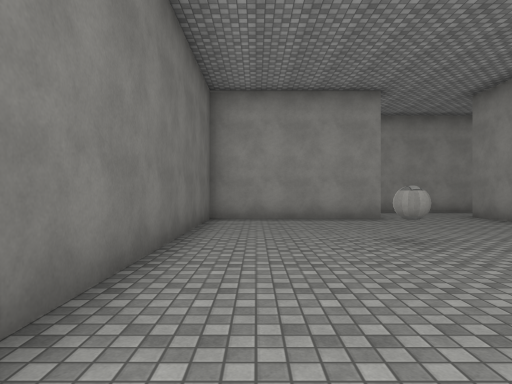
View 1 (above)

17 first-person views from a walk through a Unity game level. The camera is 1.4 m above the floor, looks level and sees 75° across. The floor is counted in squares, 2 m on a side. Each view is taken from the middle of a square. On the plan, view 1 faces up. The plan holds only what a view shows up to about 10 squares ahead; the rest is blank. The place goes on beyond the plan. The player is left out. Surface patterns are stand-ins for the level's own textures.

View 2
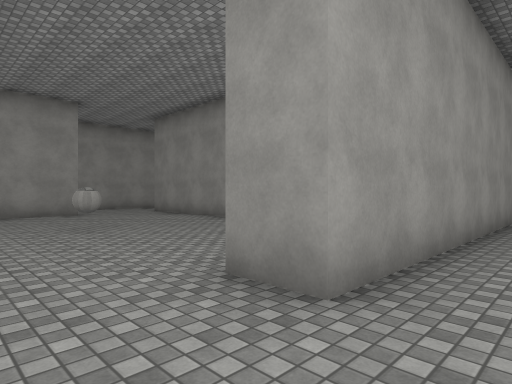

View 3
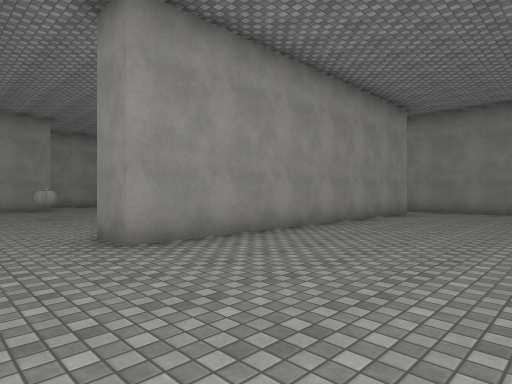

View 4
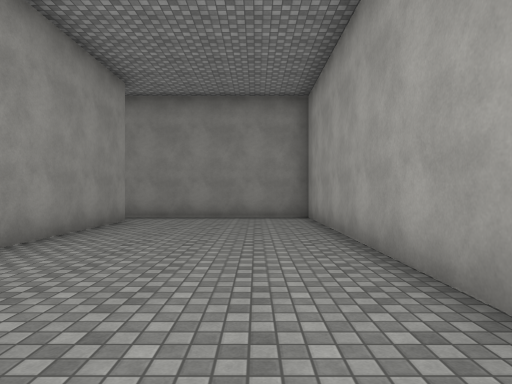

View 5
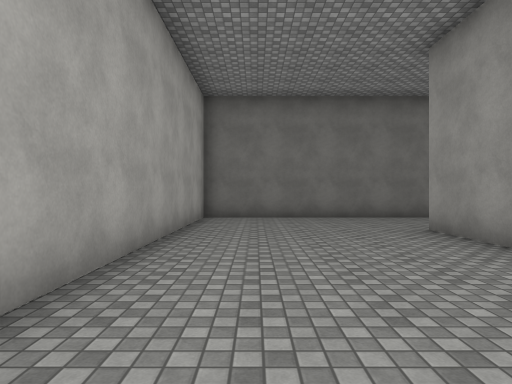

View 6
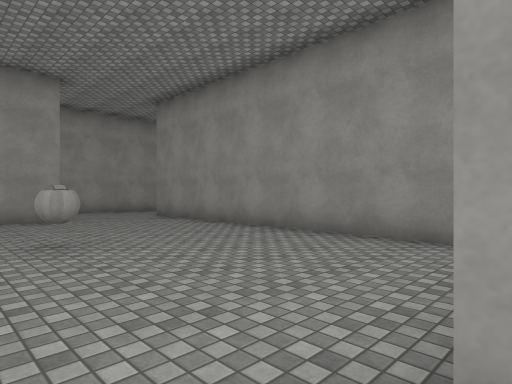

View 7
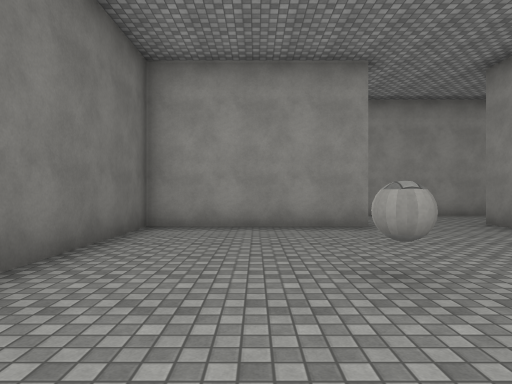

View 8
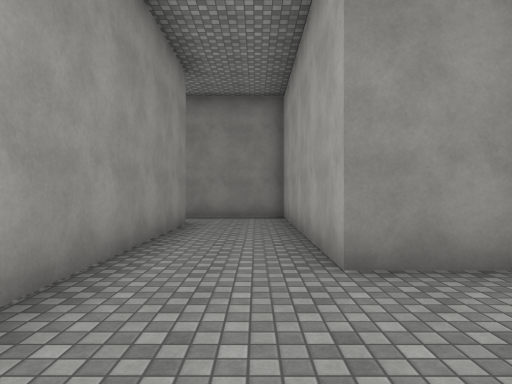

View 9
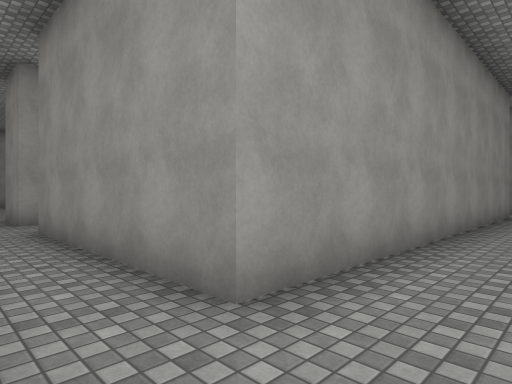

View 10
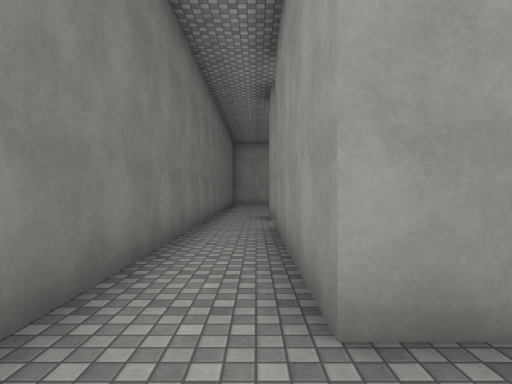

View 11
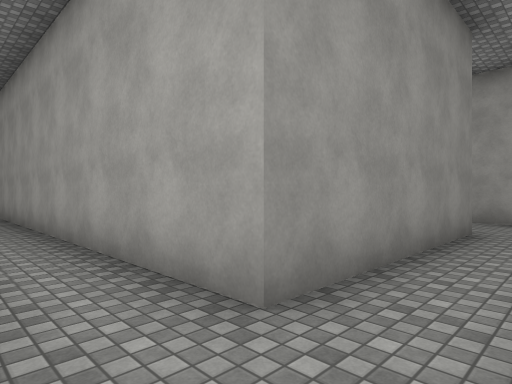

View 12
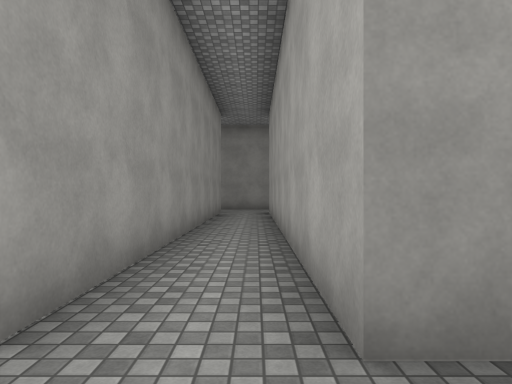

View 13
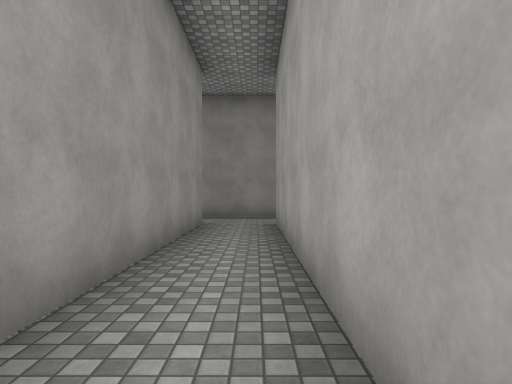

View 14
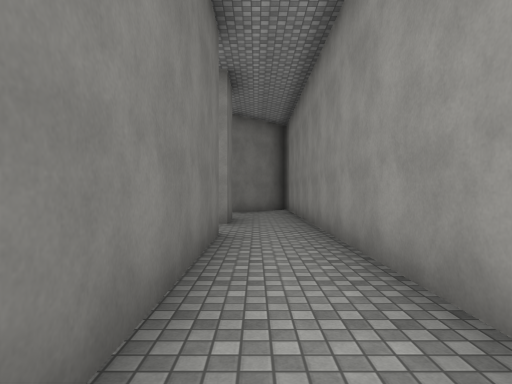

View 15
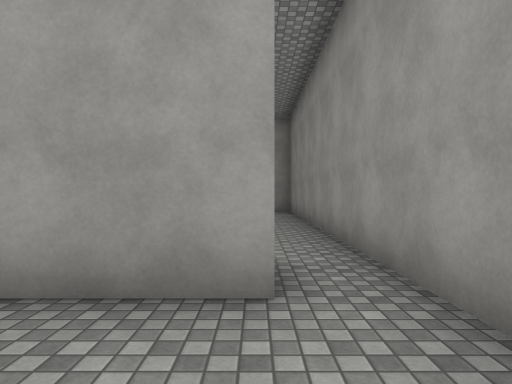

View 16
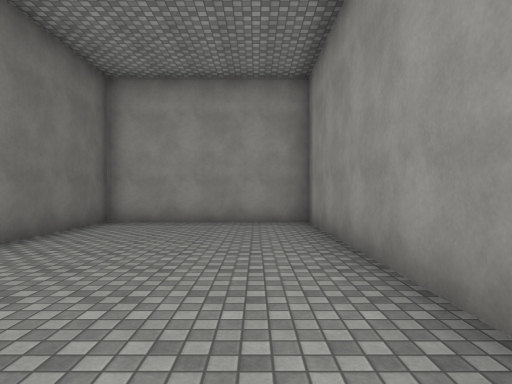

View 17
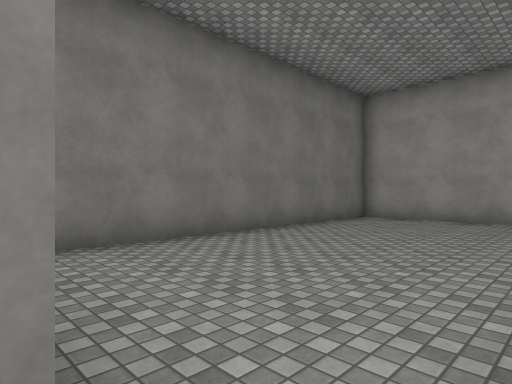

### Floor plan
Points are (right, up) in squares from view 1. A wall is a line through its corners. A room is listed if a view was taken in it or the views show most of it. See-through windows are left out.
Room 1 (views 1, 2, 3, 4, 5, 6, 7, 15)
walls: (6, 1.2) (6, 9.2); (11.1, -0.8) (1.8, -0.8) (1.8, 0.2); (3.4, 8.7) (-1.2, 8.7) (-1.2, -5.4) (12.2, -5.4) (12.2, -0.5)
ways out: opening at (4.5, 9) to room 2; opening at (12, 0) to room 3
objects: other object (2, 5)
Room 2 (views 8, 9, 10, 11, 12, 13, 14)
walls: (0.4, 16.6) (10.4, 16.6) (10.4, 11.6) (0.4, 11.6) (0.4, 16.6); (10.4, 19.8) (10.4, 18.2) (0.4, 18.2) (0.4, 19.6); (-1.2, 19.9) (-1.2, 11.5); (6, 9.2) (12.2, 9.2) (12.2, 19.5); (0.1, 9.2) (0.9, 9.2)
ways out: opening at (4.5, 9) to room 1; opening at (-0.5, 19); opening at (11.5, 19)
Room 3 (views 16, 17)
walls: (12.2, -0.5) (12.2, 8.7) (7.6, 8.7) (7.6, 1)
ways out: opening at (12, 0) to room 1

Where each view was taken, in squares from view 1:
view 1: 0 up, 0 right, facing up
view 2: 2 down, 0 right, facing up-right
view 3: 5 down, 0 right, facing up-right
view 4: 4 down, 3 right, facing right
view 5: 4 down, 8 right, facing left
view 6: 0 up, 1 right, facing up-right
view 7: 2 up, 1 right, facing up
view 8: 10 up, 3 right, facing right
view 9: 10 up, 1 left, facing up-right
view 10: 10 up, 0 right, facing up
view 11: 18 up, 1 left, facing down-right
view 12: 17 up, 1 left, facing right
view 13: 17 up, 3 right, facing right
view 14: 11 up, 11 right, facing up
view 15: 3 down, 11 right, facing up
view 16: 1 up, 11 right, facing up
view 17: 0 up, 12 right, facing up-left
